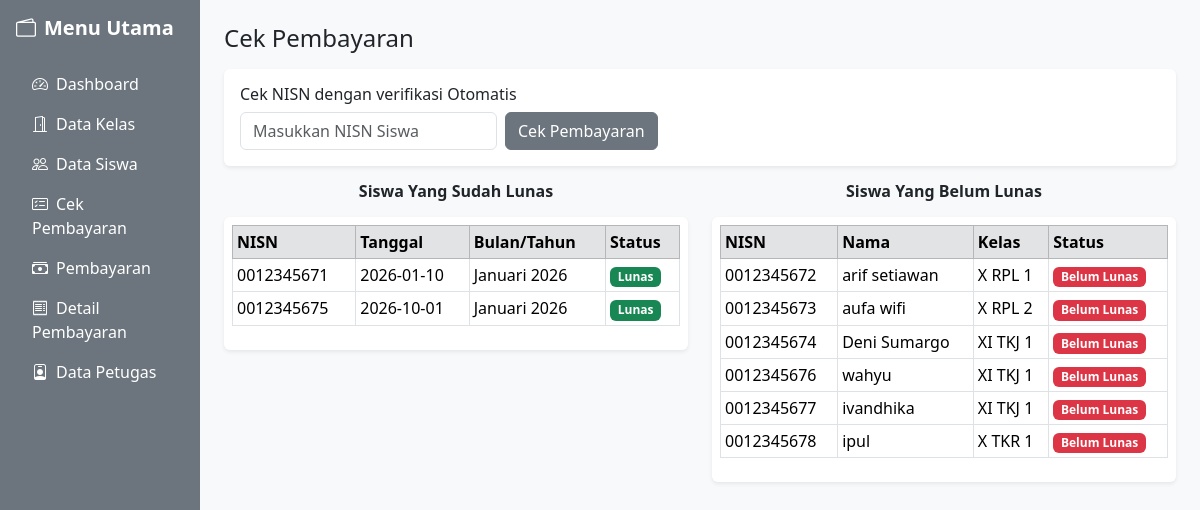
Screenshot of /cek_pembayaran.php with the database file from the repository.
### tables this page shows
CREATE TABLE `cek_pembayaran` (
  `id_cek` int(11) NOT NULL,
  `id_pembayaran` int(11) NOT NULL,
  `status_verifikasi` varchar(20) NOT NULL
);

CREATE TABLE `pembayaran` (
  `id_pembayaran` int(11) NOT NULL,
  `id_petugas` int(11) NOT NULL,
  `nisn` char(10) NOT NULL,
  `tgl_bayar` date NOT NULL,
  `bulan_dibayar` varchar(8) NOT NULL,
  `tahun_dibayar` varchar(4) NOT NULL,
  `id_spp` int(11) NOT NULL,
  `jumlah_bayar` int(11) NOT NULL
);

CREATE TABLE `siswa` (
  `nisn` char(10) NOT NULL,
  `nis` char(8) NOT NULL,
  `nama` varchar(35) NOT NULL,
  `id_kelas` int(11) NOT NULL,
  `alamat` text NOT NULL,
  `no_telp` varchar(13) NOT NULL,
  `id_spp` int(11) NOT NULL
);

CREATE TABLE `kelas` (
  `id_kelas` int(11) NOT NULL,
  `nama_kelas` varchar(10) NOT NULL,
  `kompetensi_keahlian` varchar(50) NOT NULL
);

### cek_pembayaran.php (the view)
<?php
include 'header.php';
include 'sidebar.php';
?>
<div class="col-md-10 p-4">
    <h4>Cek Pembayaran</h4>
    <div class="card p-3 my-3 shadow-sm border-0">
        <h6>Cek NISN dengan verifikasi Otomatis</h6>
        <form method="GET" class="row g-2 align-items-center">
            <div class="col-auto">
                <input type="text" name="nisn" class="form-control" placeholder="Masukkan NISN Siswa" value="<?= $_GET['nisn'] ?? '' ?>" required>
            </div>
            <div class="col-auto">
                <button type="submit" class="btn btn-secondary">Cek Pembayaran</button>
            </div>
        </form>
    </div>
    <div class="row">
        <div class="col-md-6">
            <h6 class="text-center fw-bold mb-3">Siswa Yang Sudah Lunas</h6>
            <div class="table-responsive bg-white p-2 shadow-sm rounded">
                <table class="table table-sm table-bordered align-middle">
                    <thead class="table-secondary">
                        <tr>
                            <th>NISN</th>
                            <th>Tanggal</th>
                            <th>Bulan/Tahun</th>
                            <th>Status</th>
                        </tr>
                    </thead>
                    <tbody>
                        <?php
                        $where = isset($_GET['nisn']) && !empty($_GET['nisn']) ? "AND p.nisn='".$_GET['nisn']."'" : "";
                        $q_lunas = mysqli_query($koneksi, "SELECT p.*, c.status_verifikasi FROM pembayaran p
                                                          JOIN cek_pembayaran c ON p.id_pembayaran = c.id_pembayaran
                                                          WHERE c.status_verifikasi = 'Lunas' $where");
                        while ($r1 = mysqli_fetch_array($q_lunas)) {
                        ?>
                        <tr>
                            <td><?= $r1['nisn']; ?></td>
                            <td><?= $r1['tgl_bayar']; ?></td>
                            <td><?= $r1['bulan_dibayar'] . ' ' . $r1['tahun_dibayar']; ?></td>
                            <td><span class="badge bg-success"><?= $r1['status_verifikasi']; ?></span></td>
                        </tr>
                        <?php } ?>
                    </tbody>
                </table>
            </div>
        </div>
        <div class="col-md-6">
            <h6 class="text-center fw-bold mb-3">Siswa Yang Belum Lunas</h6>
            <div class="table-responsive bg-white p-2 shadow-sm rounded">
                <table class="table table-sm table-bordered align-middle">
                    <thead class="table-secondary">
                        <tr>
                            <th>NISN</th>
                            <th>Nama</th>
                            <th>Kelas</th>
                            <th>Status</th>
                        </tr>
                    </thead>
                    <tbody>
                        <?php
                        $q_belum = mysqli_query($koneksi, "SELECT s.*, k.nama_kelas FROM siswa s
                                                           JOIN kelas k ON s.id_kelas = k.id_kelas
                                                           WHERE s.nisn NOT IN (SELECT nisn FROM pembayaran)");
                        while ($r2 = mysqli_fetch_array($q_belum)) {
                        ?>
                        <tr>
                            <td><?= $r2['nisn']; ?></td>
                            <td><?= $r2['nama']; ?></td>
                            <td><?= $r2['nama_kelas']; ?></td>
                            <td><span class="badge bg-danger">Belum Lunas</span></td>
                        </tr>
                        <?php } ?>
                    </tbody>
                </table>
            </div>
        </div>
    </div>
</div>
<?php include 'footer.php'; ?>

### header.php (shortened to what this page needs)
<!DOCTYPE html>
<html lang="id">
<head>
    <link href="https://cdn.jsdelivr.net/npm/bootstrap@5.3.3/dist/css/bootstrap.min.css" rel="stylesheet">
    <link href="https://cdn.jsdelivr.net/npm/bootstrap-icons@1.11.3/font/bootstrap-icons.min.css" rel="stylesheet">
</head>
<body class="bg-light">
<div class="container-fluid">
    <div class="row min-vh-100">

### sidebar.php
<div class="col-md-2 bg-secondary text-white p-3 min-vh-100">
    <h5 class="fw-bold mb-4"><i class="bi bi-wallet2 me-2"></i>Menu Utama</h5>
    <div class="list-group list-group-flush">
        <a href="index.php" class="list-group-item list-group-item-action bg-secondary text-white border-0"><i class="bi bi-speedometer2 me-2"></i>Dashboard</a>
        <a href="data_kelas.php" class="list-group-item list-group-item-action bg-secondary text-white border-0"><i class="bi bi-door-open me-2"></i>Data Kelas</a>
        <a href="data_siswa.php" class="list-group-item list-group-item-action bg-secondary text-white border-0"><i class="bi bi-people me-2"></i>Data Siswa</a>
        <a href="cek_pembayaran.php" class="list-group-item list-group-item-action bg-secondary text-white border-0"><i class="bi bi-card-checklist me-2"></i>Cek Pembayaran</a>
        <a href="pembayaran.php" class="list-group-item list-group-item-action bg-secondary text-white border-0"><i class="bi bi-cash-stack me-2"></i>Pembayaran</a>
        <a href="detail_pembayaran.php" class="list-group-item list-group-item-action bg-secondary text-white border-0"><i class="bi bi-receipt me-2"></i>Detail Pembayaran</a>
        <a href="data_petugas.php" class="list-group-item list-group-item-action bg-secondary text-white border-0"><i class="bi bi-person-badge me-2"></i>Data Petugas</a>
    </div>
</div>

### footer.php (shortened to what this page needs)
</div>
</div>
</body>
</html>

### rows the page displays
cek_pembayaran: id_pembayaran.nisn "0012345671", id_pembayaran.tgl_bayar "2026-01-10", id_pembayaran.bulan_dibayar "Januari", id_pembayaran.tahun_dibayar "2026", status_verifikasi "Lunas"
cek_pembayaran: id_pembayaran.nisn "0012345675", id_pembayaran.tgl_bayar "2026-10-01", id_pembayaran.bulan_dibayar "Januari", id_pembayaran.tahun_dibayar "2026", status_verifikasi "Lunas"
siswa: nisn "0012345672", nama "arif setiawan", id_kelas.nama_kelas "X RPL 1"
siswa: nisn "0012345673", nama "aufa wifi", id_kelas.nama_kelas "X RPL 2"
siswa: nisn "0012345674", nama "Deni Sumargo", id_kelas.nama_kelas "XI TKJ 1"
siswa: nisn "0012345676", nama "wahyu", id_kelas.nama_kelas "XI TKJ 1"
siswa: nisn "0012345677", nama "ivandhika", id_kelas.nama_kelas "XI TKJ 1"
siswa: nisn "0012345678", nama "ipul", id_kelas.nama_kelas "X TKR 1"
